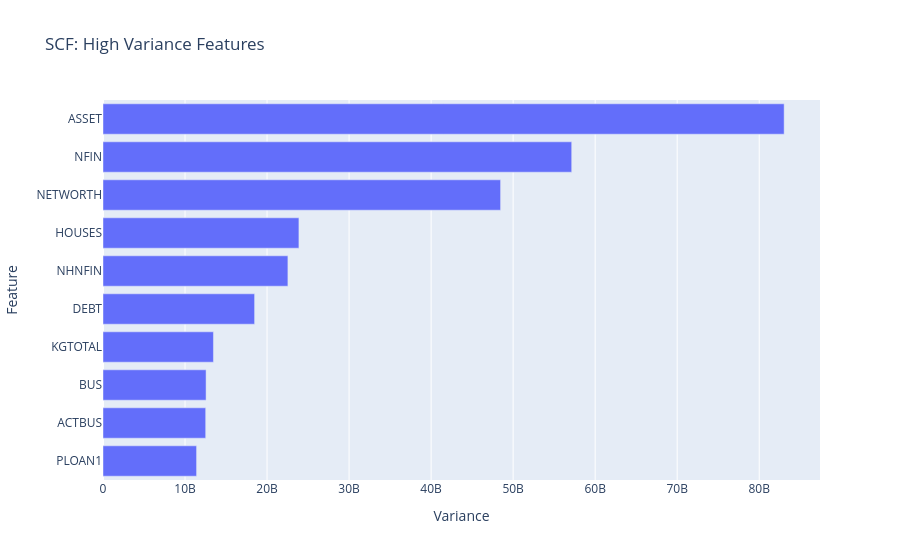

Notebook code for this chart:
### Markdown cell above
**Task 6.3.3:** Use plotly express to create a horizontal bar chart of `top_ten_var`. Be sure to label your x-axis `"Variance"`, the y-axis `"Feature"`, and use the title `"SCF: High Variance Features"`.

- [What's a bar chart?](../%40textbook/07-visualization-pandas.ipynb#Bar-Charts)
- [Create a bar chart using plotly express.](../%40textbook/08-visualization-plotly.ipynb#Bar-Chart)

### Code cell
# Create horizontal bar chart of `top_ten_var`
fig = px.bar(
    x=top_ten_var,
    y=top_ten_var.index,
    title="SCF: High Variance Features"
)

fig.update_layout(xaxis_title="Variance", yaxis_title="Feature")
fig.show()

### Figure 1 — Plotly figure (JSON) as saved in the notebook; plotly's stock layout.template omitted (floating-point values rounded to 4 significant figures)
{"data": [{"alignmentgroup": "True", "hovertemplate": "x=%{x}<br>y=%{y}<extra></extra>", "legendgroup": "", "marker": {"color": "#636efa", "pattern": {"shape": ""}}, "name": "", "offsetgroup": "", "orientation": "h", "showlegend": false, "textposition": "auto", "type": "bar", "x": [11410000000.0, 12520000000.0, 12570000000.0, 13460000000.0, 18480000000.0, 22540000000.0, 23880000000.0, 48470000000.0, 57140000000.0, 83040000000.0], "xaxis": "x", "y": ["PLOAN1", "ACTBUS", "BUS", "KGTOTAL", "DEBT", "NHNFIN", "HOUSES", "NETWORTH", "NFIN", "ASSET"], "yaxis": "y"}], "layout": {"barmode": "relative", "legend": {"tracegroupgap": 0}, "title": {"text": "SCF: High Variance Features"}, "xaxis": {"anchor": "y", "domain": [0, 1], "title": {"text": "Variance"}}, "yaxis": {"anchor": "x", "domain": [0, 1], "title": {"text": "Feature"}}}}
